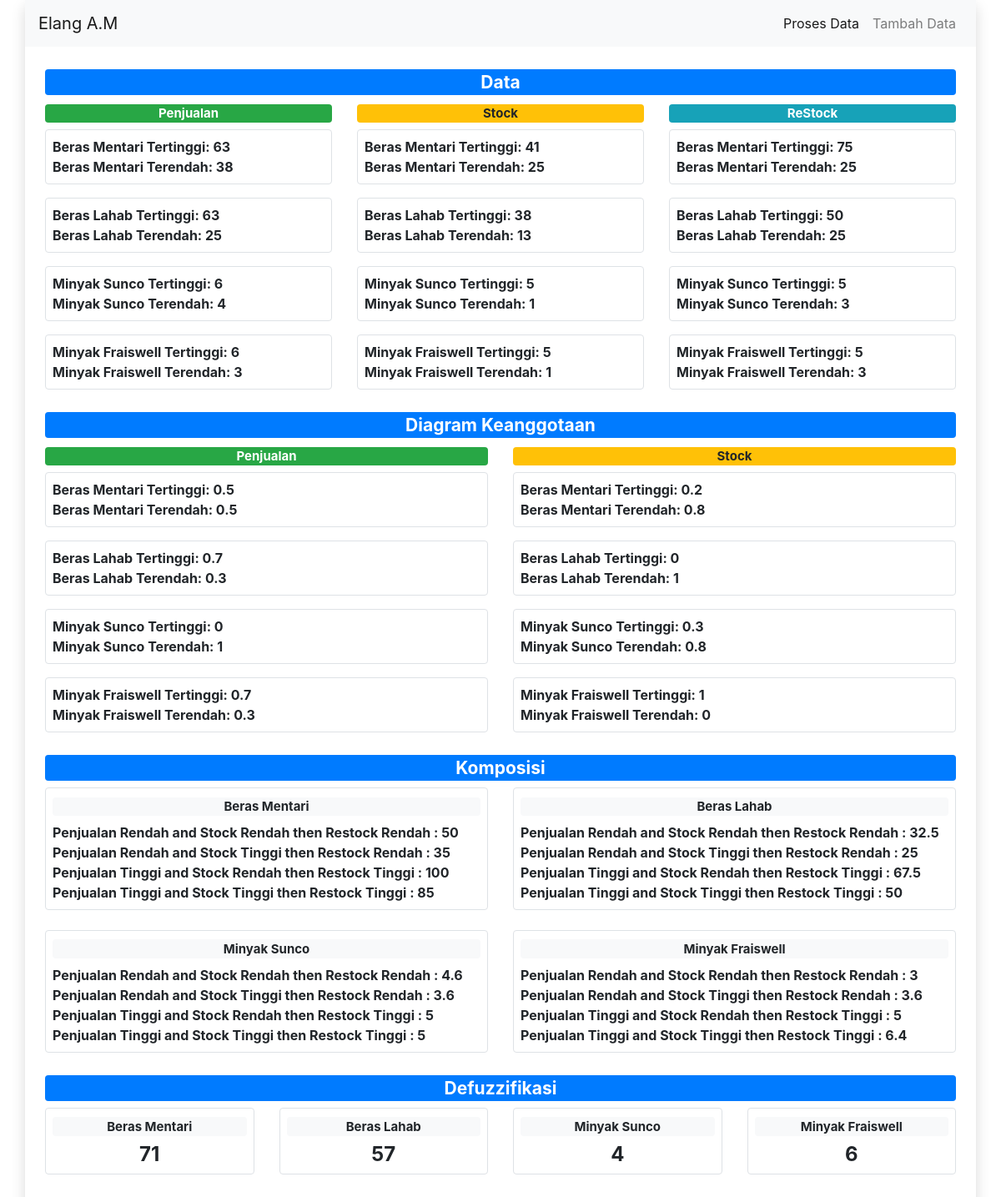
The page / on the database its author committed.
### tables this page shows
CREATE TABLE `quartil` (
  `id` int(11) NOT NULL,
  `quartil` varchar(100) NOT NULL,
  `item` varchar(100) NOT NULL,
  `type_item` varchar(100) NOT NULL,
  `value` int(11) NOT NULL,
  `type_calculation` varchar(100) NOT NULL
);

CREATE TABLE `data` (
  `id` int(11) NOT NULL,
  `category` varchar(100) NOT NULL,
  `item` varchar(100) NOT NULL,
  `type_item` varchar(100) NOT NULL,
  `first_stock` varchar(100) NOT NULL,
  `restock` varchar(100) NOT NULL,
  `sale` varchar(100) NOT NULL,
  `end_stock` varchar(100) NOT NULL,
  `first_unit` varchar(100) NOT NULL,
  `restock_price` int(100) NOT NULL,
  `price_sale` int(100) NOT NULL,
  `conversion` int(100) NOT NULL,
  `second_unit` varchar(100) NOT NULL,
  `total_sales` int(100) NOT NULL
);

### index.php (the view, shortened to what the rows shown need)
<!DOCTYPE html>
<html lang="en">
<head>
    <link rel="stylesheet" href="https://cdn.jsdelivr.net/npm/bootstrap@4.5.3/dist/css/bootstrap.min.css">
</head>
<body>
    <div class="container shadow p-0 bg-white">
        <main class="px-4 mt-4 pb-4">
            <div class="row">
                <main class="mb-2 col-md-4">
                    <?php
                    include 'connection/connection.php';
                    $no = 1;
                    $queryData  = mysqli_query($connect, "SELECT * FROM quartil WHERE type_calculation='Penjualan' AND quartil='Q3'");
                    while($row = mysqli_fetch_array($queryData)){
                    ?>
                        <div class="p-2 border mb-3 rounded">
                            <?php
                            $item = $row['item'];
                            $typeItem = $row['type_item'];
                            $queryDataMin  = mysqli_query($connect, "SELECT * FROM quartil WHERE type_calculation='Penjualan' AND quartil='Q1' AND item='$item' AND type_item='$typeItem'");
                            while($rowMin = mysqli_fetch_array($queryDataMin)){
                            ?>
                                <p class="m-0 font-weight-bold" ><?=$row['item'].' '.$row['type_item']?> Tertinggi: <?= round($row['value']) ?></p>
                                <p class="m-0 font-weight-bold" ><?=$rowMin['item'].' '.$rowMin['type_item']?> Terendah: <?= round($rowMin['value']) ?></p>
                            <?php } ?>
                        </div>
                    <?php $no++; } ?>
                </main>
                <main class="mb-2 col-md-4">
                    <?php
                    include 'connection/connection.php';
                    $no = 1;
                    $queryData  = mysqli_query($connect, "SELECT * FROM quartil WHERE type_calculation='Stock' AND quartil='Q3'");
                    while($row = mysqli_fetch_array($queryData)){ ?>
                        <div class="p-2 border mb-3 rounded">
                            <?php
                            $item = $row['item'];
                            $typeItem = $row['type_item'];
                            $queryDataMin  = mysqli_query($connect, "SELECT * FROM quartil WHERE type_calculation='Stock' AND quartil='Q1' AND item='$item' AND type_item='$typeItem'");
                            while($rowMin = mysqli_fetch_array($queryDataMin)){
                            ?>
                                <p class="m-0 font-weight-bold" ><?=$row['item'].' '.$row['type_item']?> Tertinggi: <?= round($row['value']) ?></p>
                                <p class="m-0 font-weight-bold" ><?=$rowMin['item'].' '.$rowMin['type_item']?> Terendah: <?= round($rowMin['value']) ?></p>
                            <?php } ?>
                        </div>
                    <?php $no++; } ?>
                </main>
                <main class="mb-2 col-md-4">
                    <?php
                    include 'connection/connection.php';
                    $no = 1;
                    $queryData  = mysqli_query($connect, "SELECT * FROM quartil WHERE type_calculation='ReStock' AND quartil='Q3'");
                    while($row = mysqli_fetch_array($queryData)){ ?>
                        <div class="p-2 border mb-3 rounded">
                            <?php
                            $item = $row['item'];
                            $typeItem = $row['type_item'];
                            $queryDataMin  = mysqli_query($connect, "SELECT * FROM quartil WHERE type_calculation='ReStock' AND quartil='Q1' AND item='$item' AND type_item='$typeItem'");
                            while($rowMin = mysqli_fetch_array($queryDataMin)){
                            ?>
                                <p class="m-0 font-weight-bold" ><?=$row['item'].' '.$row['type_item']?> Tertinggi: <?= round($row['value']) ?></p>
                                <p class="m-0 font-weight-bold" ><?=$rowMin['item'].' '.$rowMin['type_item']?> Terendah: <?= round($rowMin['value']) ?></p>
                            <?php } ?>
                        </div>
                    <?php $no++; } ?>
                </main>
            </div>
            <div class="row">
                <main class="mb-2 col-md-6">
                    <?php
                    include 'connection/connection.php';
                    $no = 1;
                    $queryData  = mysqli_query($connect, "SELECT * FROM quartil WHERE type_calculation='Penjualan' AND quartil='Q3'");
                    while($row = mysqli_fetch_array($queryData)){ ?>
                        <div class="p-2 border mb-3 rounded">
                            <?php
                            $item = $row['item'];
                            $typeItem = $row['type_item'];
                            $queryDataMin  = mysqli_query($connect, "SELECT * FROM quartil WHERE type_calculation='Penjualan' AND quartil='Q1' AND item='$item' AND type_item='$typeItem'");
                            while($rowMin = mysqli_fetch_array($queryDataMin)){
                                $querySampleMin  = mysqli_query($connect, "SELECT * FROM data WHERE item='$item' AND type_item='$typeItem'");
                                while($rowSampleMin = mysqli_fetch_array($querySampleMin)){
                                    $valueSampleMin = $rowSampleMin['first_unit'] === 'Sak' ? $rowSampleMin['sale']*25 : $rowSampleMin['sale'] ;
                                    if($valueSampleMin >= $row['value']) {
                                        $fixValue = 1;
                                    }elseif($valueSampleMin <= $rowMin['value']) {
                                        $fixValue = 0;
                                    }else{
                                        $fixValue = ($row['value']-$valueSampleMin)/($row['value']-$rowMin['value']);
                                    }?>
                                    <p class="m-0 font-weight-bold" ><?=$row['item'].' '.$row['type_item']?> Tertinggi: <?= round($fixValue,1) ?></p>
                                <?php } ?>
                                <?php
                                $querySample  = mysqli_query($connect, "SELECT * FROM data WHERE item='$item' AND type_item='$typeItem'");
                                while($rowSample = mysqli_fetch_array($querySample)){
                                    $valueSample = $rowSample['first_unit'] === 'Sak' ? $rowSample['sale']*25 : $rowSample['sale'] ;
                                    if($valueSample >= $row['value']) {
                                        $fixValues = 0;
                                    }elseif($valueSample <= $rowMin['value']) {
                                        $fixValues = 1;
                                    }else{
                                        $fixValues = ($valueSample-$rowMin['value'])/($row['value']-$rowMin['value']);
                                    } ?>
                                    <p class="m-0 font-weight-bold" ><?=$rowMin['item'].' '.$rowMin['type_item']?> Terendah: <?= round($fixValues,1) ?></p>
                                <?php }
                            ?>
                            <?php } ?>
                        </div>
                    <?php $no++; } ?>
                </main>
                <main class="mb-2 col-md-6">
                    <?php
                    include 'connection/connection.php';
                    $no = 1;
                    $queryData  = mysqli_query($connect, "SELECT * FROM quartil WHERE type_calculation='Stock' AND quartil='Q3'");
                    while($row = mysqli_fetch_array($queryData)){ ?>
                        <div class="p-2 border mb-3 rounded">
                            <?php
                            $item = $row['item'];
                            $typeItem = $row['type_item'];
                            $queryDataMin  = mysqli_query($connect, "SELECT * FROM quartil WHERE type_calculation='Stock' AND quartil='Q1' AND item='$item' AND type_item='$typeItem'");
                            while($rowMin = mysqli_fetch_array($queryDataMin)){
                                $querySampleMin  = mysqli_query($connect, "SELECT * FROM data WHERE item='$item' AND type_item='$typeItem'");
                                while($rowSampleMin = mysqli_fetch_array($querySampleMin)){
                                    $valueSampleMin = $rowSampleMin['first_unit'] === 'Sak' ? $rowSampleMin['end_stock']*25 : $rowSampleMin['end_stock'] ;
                                    if($valueSampleMin >= $row['value']) {
                                        $fixValue = 1;
                                    }elseif($valueSampleMin <= $rowMin['value']) {
                                        $fixValue = 0;
                                    }else{
                                        $fixValue = ($row['value']-round($valueSampleMin))/($row['value']-$rowMin['value']);
                                    }?>
                                    <p class="m-0 font-weight-bold" ><?=$row['item'].' '.$row['type_item']?> Tertinggi: <?= round($fixValue,1) ?></p>
                                <?php } ?>
                                <?php
                                $querySample  = mysqli_query($connect, "SELECT * FROM data WHERE item='$item' AND type_item='$typeItem'");
                                while($rowSample = mysqli_fetch_array($querySample)){
                                    $valueSample = $rowSample['first_unit'] === 'Sak' ? $rowSample['end_stock']*25 : $rowSample['end_stock'] ;
                                    if($valueSample >= $row['value']) {
                                        $fixValues = 0;
                                    }elseif($valueSample <= $rowMin['value']) {
                                        $fixValues = 1;
                                    }else{
                                        $fixValues = (round($valueSample)-$rowMin['value'])/($row['value']-$rowMin['value']);
                                    } ?>
                                    <p class="m-0 font-weight-bold" ><?=$rowMin['item'].' '.$rowMin['type_item']?> Terendah: <?= round($fixValues,1) ?></p>
                                <?php }
                            ?>
                            <?php } ?>
                        </div>
                    <?php $no++; } ?>
                </main>
            </div>
        </main>
    </div>
</body>
</html>

### rows shown on the page
quartil: item "Beras", type_item "Mentari", value "63"
quartil: item "Beras", type_item "Mentari", value "38"
quartil: item "Beras", type_item "Lahab", value "63"
quartil: item "Beras", type_item "Lahab", value "25"
quartil: item "Minyak", type_item "Sunco", value "6"
quartil: item "Minyak", type_item "Sunco", value "4"
quartil: item "Minyak", type_item "Fraiswell", value "6"
quartil: item "Minyak", type_item "Fraiswell", value "3"
quartil: item "Beras", type_item "Mentari", value "41"
quartil: item "Beras", type_item "Mentari", value "25"
quartil: item "Beras", type_item "Lahab", value "38"
quartil: item "Beras", type_item "Lahab", value "13"
quartil: item "Minyak", type_item "Sunco", value "5"
quartil: item "Minyak", type_item "Sunco", value "1"
quartil: item "Minyak", type_item "Fraiswell", value "5"
quartil: item "Minyak", type_item "Fraiswell", value "1"
quartil: item "Beras", type_item "Mentari", value "75"
quartil: item "Beras", type_item "Mentari", value "25"
quartil: item "Beras", type_item "Lahab", value "50"
quartil: item "Beras", type_item "Lahab", value "25"
quartil: item "Minyak", type_item "Sunco", value "5"
quartil: item "Minyak", type_item "Sunco", value "3"
quartil: item "Minyak", type_item "Fraiswell", value "5"
quartil: item "Minyak", type_item "Fraiswell", value "3"
data: fixValue "0.5", fixValues "0.5", fixValue "0.2", fixValues "0.8"
data: fixValue "0.7", fixValues "0.3", fixValue "0", fixValues "1"
data: fixValue "0", fixValues "1", fixValue "0.3", fixValues "0.8"
data: fixValue "0.7", fixValues "0.3", fixValue "1", fixValues "0"

### other values the page prints
$dataArrayItem[$x]->item "Beras Mentari"
$calcAlpha1 "50"
$calcAlpha2 "35"
$calcAlpha3 "100"
$calcAlpha4 "85"
$dataArrayItem[$x]->item "Beras Lahab"
$calcAlpha1 "32.5"
$calcAlpha2 "25"
$calcAlpha3 "67.5"
$calcAlpha4 "50"
$dataArrayItem[$x]->item "Minyak Sunco"
$calcAlpha1 "4.6"
$calcAlpha2 "3.6"
$calcAlpha3 "5"
$calcAlpha4 "5"
